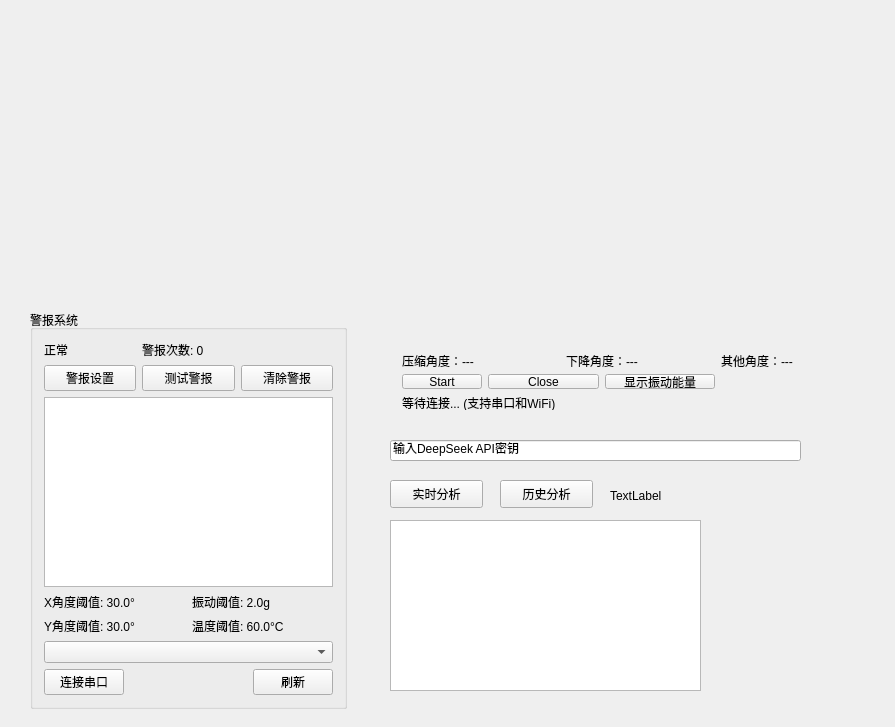
<?xml version="1.0" encoding="UTF-8"?>
<ui version="4.0">
 <class>Widget</class>
 <widget class="QWidget" name="Widget">
  <property name="geometry">
   <rect>
    <x>0</x>
    <y>0</y>
    <width>895</width>
    <height>727</height>
   </rect>
  </property>
  <property name="windowTitle">
   <string>Widget</string>
  </property>
  <widget class="QCustomPlot" name="customPlot" native="true">
   <property name="geometry">
    <rect>
     <x>40</x>
     <y>20</y>
     <width>831</width>
     <height>301</height>
    </rect>
   </property>
  </widget>
  <widget class="QGroupBox" name="alarmGroupBox">
   <property name="geometry">
    <rect>
     <x>30</x>
     <y>310</y>
     <width>317</width>
     <height>399</height>
    </rect>
   </property>
   <property name="title">
    <string>警报系统</string>
   </property>
   <layout class="QGridLayout" name="gridLayout_4">
    <item row="0" column="0">
     <widget class="QLabel" name="alarmStatusLabel">
      <property name="text">
       <string>正常</string>
      </property>
     </widget>
    </item>
    <item row="0" column="1">
     <widget class="QLabel" name="alarmCountLabel">
      <property name="text">
       <string>警报次数: 0</string>
      </property>
     </widget>
    </item>
    <item row="1" column="0">
     <widget class="QPushButton" name="alarmSettingsButton">
      <property name="text">
       <string>警报设置</string>
      </property>
     </widget>
    </item>
    <item row="1" column="1">
     <widget class="QPushButton" name="alarmTestButton">
      <property name="text">
       <string>测试警报</string>
      </property>
     </widget>
    </item>
    <item row="1" column="2">
     <widget class="QPushButton" name="alarmClearButton">
      <property name="text">
       <string>清除警报</string>
      </property>
     </widget>
    </item>
    <item row="2" column="0" colspan="3">
     <widget class="QTextEdit" name="alarmLogTextEdit">
      <property name="readOnly">
       <bool>true</bool>
      </property>
     </widget>
    </item>
    <item row="3" column="0" colspan="3">
     <layout class="QGridLayout" name="gridLayout_3">
      <item row="0" column="1">
       <widget class="QLabel" name="vibrationThresholdLabel">
        <property name="text">
         <string>振动阈值: 2.0g</string>
        </property>
       </widget>
      </item>
      <item row="0" column="0">
       <widget class="QLabel" name="angleXThresholdLabel">
        <property name="text">
         <string>X角度阈值: 30.0°</string>
        </property>
       </widget>
      </item>
      <item row="1" column="0">
       <widget class="QLabel" name="angleYThresholdLabel">
        <property name="text">
         <string>Y角度阈值: 30.0°</string>
        </property>
       </widget>
      </item>
      <item row="1" column="1">
       <widget class="QLabel" name="temperatureThresholdLabel">
        <property name="text">
         <string>温度阈值: 60.0°C</string>
        </property>
       </widget>
      </item>
     </layout>
    </item>
    <item row="4" column="0" colspan="3">
     <layout class="QGridLayout" name="gridLayout_7">
      <item row="1" column="2">
       <widget class="QPushButton" name="refreshSerialButton">
        <property name="text">
         <string>刷新</string>
        </property>
       </widget>
      </item>
      <item row="0" column="0" colspan="3">
       <widget class="QComboBox" name="serialComboBox"/>
      </item>
      <item row="1" column="0">
       <widget class="QPushButton" name="connectSerialButton">
        <property name="text">
         <string>连接串口</string>
        </property>
       </widget>
      </item>
      <item row="1" column="1">
       <spacer name="horizontalSpacer_3">
        <property name="orientation">
         <enum>Qt::Horizontal</enum>
        </property>
        <property name="sizeHint" stdset="0">
         <size>
          <width>40</width>
          <height>20</height>
         </size>
        </property>
       </spacer>
      </item>
     </layout>
    </item>
   </layout>
  </widget>
  <widget class="QLineEdit" name="apiKeyLineEdit">
   <property name="geometry">
    <rect>
     <x>390</x>
     <y>440</y>
     <width>411</width>
     <height>21</height>
    </rect>
   </property>
   <property name="text">
    <string>输入DeepSeek API密钥</string>
   </property>
  </widget>
  <widget class="QPushButton" name="analyzeButton">
   <property name="geometry">
    <rect>
     <x>390</x>
     <y>480</y>
     <width>93</width>
     <height>28</height>
    </rect>
   </property>
   <property name="text">
    <string>实时分析</string>
   </property>
  </widget>
  <widget class="QPushButton" name="analyzeHistoricalButton">
   <property name="geometry">
    <rect>
     <x>500</x>
     <y>480</y>
     <width>93</width>
     <height>28</height>
    </rect>
   </property>
   <property name="text">
    <string>历史分析</string>
   </property>
  </widget>
  <widget class="QTextEdit" name="analysisResultTextEdit">
   <property name="geometry">
    <rect>
     <x>390</x>
     <y>520</y>
     <width>311</width>
     <height>171</height>
    </rect>
   </property>
  </widget>
  <widget class="QLabel" name="analysisStatusLabel">
   <property name="geometry">
    <rect>
     <x>610</x>
     <y>480</y>
     <width>251</width>
     <height>31</height>
    </rect>
   </property>
   <property name="text">
    <string>TextLabel</string>
   </property>
  </widget>
  <widget class="QWidget" name="layoutWidget">
   <property name="geometry">
    <rect>
     <x>391</x>
     <y>342</y>
     <width>413</width>
     <height>79</height>
    </rect>
   </property>
   <layout class="QGridLayout" name="gridLayout">
    <item row="0" column="0">
     <widget class="QLabel" name="compressionAngleLabel">
      <property name="text">
       <string>压缩角度：---</string>
      </property>
     </widget>
    </item>
    <item row="0" column="1">
     <spacer name="horizontalSpacer">
      <property name="orientation">
       <enum>Qt::Horizontal</enum>
      </property>
      <property name="sizeHint" stdset="0">
       <size>
        <width>40</width>
        <height>20</height>
       </size>
      </property>
     </spacer>
    </item>
    <item row="0" column="2" colspan="2">
     <widget class="QLabel" name="descentAngleLabel">
      <property name="text">
       <string>下降角度：---</string>
      </property>
     </widget>
    </item>
    <item row="0" column="4">
     <spacer name="horizontalSpacer_2">
      <property name="orientation">
       <enum>Qt::Horizontal</enum>
      </property>
      <property name="sizeHint" stdset="0">
       <size>
        <width>40</width>
        <height>20</height>
       </size>
      </property>
     </spacer>
    </item>
    <item row="0" column="5">
     <widget class="QLabel" name="otherAngleLabel">
      <property name="text">
       <string>其他角度：---</string>
      </property>
     </widget>
    </item>
    <item row="1" column="0">
     <widget class="QPushButton" name="startButton">
      <property name="text">
       <string>Start</string>
      </property>
     </widget>
    </item>
    <item row="1" column="1" colspan="2">
     <widget class="QPushButton" name="stopButton">
      <property name="text">
       <string>Close</string>
      </property>
     </widget>
    </item>
    <item row="1" column="3" colspan="2">
     <widget class="QPushButton" name="vibrationButton">
      <property name="text">
       <string>显示振动能量</string>
      </property>
     </widget>
    </item>
    <item row="2" column="0" colspan="6">
     <widget class="QLabel" name="statusLabel">
      <property name="text">
       <string>等待连接... (支持串口和WiFi)</string>
      </property>
     </widget>
    </item>
   </layout>
  </widget>
 </widget>
 <layoutdefault spacing="6" margin="11"/>
 <customwidgets>
  <customwidget>
   <class>QCustomPlot</class>
   <extends>QWidget</extends>
   <header>qcustomplot.h</header>
   <container>1</container>
  </customwidget>
 </customwidgets>
 <resources/>
 <connections/>
</ui>
